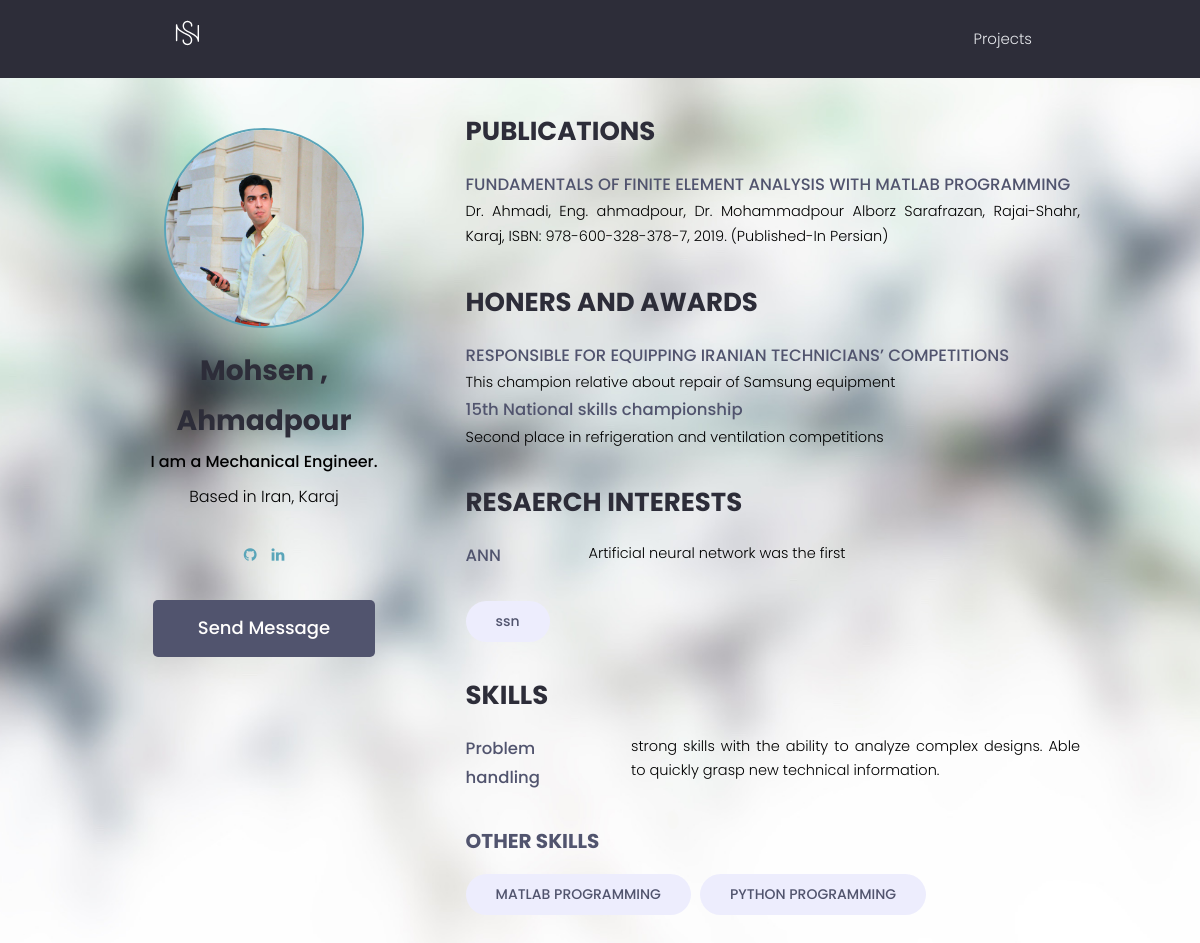
The app's page /profile/36a3f249-7480-433d-bd85-e59c68438e1b/ with its own data.
### users/models.py (models this page shows, shortened)
class Profile(models.Model):
    user = models.OneToOneField(
        User, on_delete=models.CASCADE, null=True, blank=True)
    name = models.CharField(max_length=200, blank=True, null=True)
    surname = models.CharField(max_length=200, blank=True, null=True)
    email = models.EmailField(max_length=500, blank=True, null=True)
    username = models.CharField(max_length=200, blank=True, null=True)
    location = models.CharField(max_length=200, blank=True, null=True)
    short_intro = models.CharField(max_length=200, blank=True, null=True)
    bio = models.TextField(blank=True, null=True)
    profile_image = models.ImageField(
        null=True, blank=True, upload_to='profiles/', default="profiles/user-default.png")
    social_github = models.CharField(max_length=200, blank=True, null=True)
    social_linkedin = models.CharField(max_length=200, blank=True, null=True)
    social_youtube = models.CharField(max_length=200, blank=True, null=True)
    created = models.DateTimeField(auto_now_add=True)
    id = models.UUIDField(default=uuid.uuid4, unique=True,
                          primary_key=True, editable=False)
    class Meta:
        ordering = ['created']
    @property
    def imageURL(self):
        try:
            url = self.profile_image.url
        except:
            url = ''
        return url

class Publication(models.Model):
    owner = models.ForeignKey(
        Profile, on_delete=models.CASCADE, null=True, blank=True)
    name = models.CharField(max_length=200, blank=True, null=True)
    description = models.TextField(null=True, blank=True)
    created = models.DateTimeField(auto_now_add=True)
    id = models.UUIDField(default=uuid.uuid4, unique=True,
                          primary_key=True, editable=False)

class HonersAndAwards(models.Model):
    owner = models.ForeignKey(
        Profile, on_delete=models.CASCADE, null=True, blank=True)
    name = models.CharField(max_length=200, blank=True, null=True)
    description = models.TextField(null=True, blank=True)
    created = models.DateTimeField(auto_now_add=True)
    id = models.UUIDField(default=uuid.uuid4, unique=True,
                          primary_key=True, editable=False)

class ResearchInterests(models.Model):
    owner = models.ForeignKey(
        Profile, on_delete=models.CASCADE, null=True, blank=True)
    name = models.CharField(max_length=200, blank=True, null=True)
    description = models.TextField(null=True, blank=True)
    created = models.DateTimeField(auto_now_add=True)
    id = models.UUIDField(default=uuid.uuid4, unique=True,
                          primary_key=True, editable=False)
    def __str__(self):
        return str(self.name)

class Skill(models.Model):
    owner = models.ForeignKey(
        Profile, on_delete=models.CASCADE, null=True, blank=True)
    name = models.CharField(max_length=200, blank=True, null=True)
    description = models.TextField(null=True, blank=True)
    created = models.DateTimeField(auto_now_add=True)
    id = models.UUIDField(default=uuid.uuid4, unique=True,
                          primary_key=True, editable=False)
    def __str__(self):
        return str(self.name)

### users/views.py (the view)
# urls.py: path('profile/<str:pk>/', views.userProfile, name="user-profile"),
def userProfile(request, pk):
    profile = Profile.objects.get(id=pk)
    publication = profile.publication_set.all()
    honersandawards = profile.honersandawards_set.all()
    research_interests = profile.researchinterests_set.exclude(description__exact="")
    other_research_interests = profile.researchinterests_set.filter(description="")
    topSkills = profile.skill_set.exclude(description__exact="")
    otherSkills = profile.skill_set.filter(description="")
    context = {'profile': profile, 'publication':publication,
    'honersandawards':honersandawards, 'research_interests':research_interests, 'other_research_interests':other_research_interests,
    'topSkills': topSkills, "otherSkills": otherSkills}
    return render(request, 'users/user-profile.html', context)

### users/templates/users/user-profile.html
{% extends 'main.html' %}
{% block content %}
<main class="profile my-md">
    <div class="container">
        <div class="layout">
            <div class="column column--1of3">
                <div class=" text-center">
                    <div class="card__body dev">
                        <img class="avatar avatar--xl" src="{{ profile.imageURL }}" />
                        <h2 class="dev__name">{{profile.name}} , {{profile.surname}}</h2>
                        <p class="dev__title">{{profile.short_intro}}</p>
                        <p class="dev__location">Based in {{profile.location}}</p>
                        <ul class="dev__social">
                            {% if profile.social_github %}
                            <li>
                                <a title="Github" href="{{profile.social_github}}" target="_blank"><i class="fa fa-github"></i></a>
                            </li>
                            {% endif %}
                            {% if profile.social_linkedin %}
                            <li>
                                <a title="LinkedIn" href="{{profile.social_linkedin}}" target="_blank"><i class="fa fa-linkedin"></i></a>
                            </li>
                            {% endif %}
                        </ul>
                        {% if request.user.profile.id != profile.id %}
                        <a href="{% url 'create-message' profile.id %}" class="btn btn--sub btn--lg">Send Message </a>
                        {% endif %}
                    </div>
                </div>
            </div>
            <div class="column column--2of3">
                <div class="devInfo">
                    <h3 class="devInfo__title">Publications</h3>
                        {% for publication in publication %}
                            <h4 class="devSkill__title">{{publication.name}}</h4>
                            <p class="devSkill__info">{{publication.description}}</p>
                        {% endfor %}
                </div>
                <div class="devInfo">
                    <h3 class="devInfo__title">Honers and Awards</h3>
                    {% for honersandaward in honersandawards %}
                        <div class="">
                            <h4 class="devSkill__title">{{honersandaward.name}}</h4>
                            <p class="devSkill__info">{{honersandaward.description}}</p>
                        </div>
                    {% endfor %}
                </div>
                <div class="devInfo">
                    <h3 class="devInfo__title">Resaerch interests</h3>
                    <div class="devInfo__skills">
                        {% for research_interest in research_interests %}
                        <div class="devSkill">
                            <h4 class="devSkill__title">{{research_interest.name}}</h4>
                            <p class="devSkill__info">{{research_interest.description}}</p>
                        </div>
                        {% endfor %}
                        <div class="devInfo__otherSkills">
                            {% for research_interest in other_research_interests %}
                            <span class="tag tag--pill tag--sub tag--lg">
                                <small>{{research_interest}}</small>
                            </span>
                            {% endfor %}
                        </div>
                    </div>
                </div>
                <div class="devInfo">
                    <h3 class="devInfo__title">Skills</h3>
                    <div class="devInfo__skills">
                        {% for skill in topSkills %}
                        <div class="devSkill">
                            <h4 class="devSkill__title">{{skill.name}}</h4>
                            <p class="devSkill__info">{{skill.description}}</p>
                        </div>
                        {% endfor %}
                        <h3 class="devInfo__subtitle">Other Skills</h3>
                        <div class="devInfo__otherSkills">
                            {% for skill in otherSkills %}
                            <span class="tag tag--pill tag--sub tag--lg">
                                <small>{{skill}}</small>
                            </span>
                            {% endfor %}
                        </div>
                    </div>
                </div>
            </div>
        </div>
    </div>
</main>
{% endblock content %}

### static/styles/app.css (style rules this page uses)
:root { --color-sub: #2d2d39; }
.btn--sub { background-color: var(--color-sub-light); }
img { width: 100%; }
.dev__name { color: var(--color-sub); font-size: 2.8rem; font-weight: 700; margin-top: 1rem; margin-bottom: 0.5rem; }
.dev__title { font-size: 1.6rem; font-weight: 500; line-height: 1.3; }
.dev__location { margin-top: 1rem; }
.dev__social { margin: 3rem 0; list-style: none; display: flex; justify-content: center; gap: 1.5rem; }
.devInfo { margin-bottom: 3rem; }
.devInfo__title, .devInfo__subtitle { font-size: 2.6rem; color: var(--color-sub); text-transform: uppercase; font-weight: 700; margin-bottom: 1.5rem; }
.devInfo__subtitle { font-size: 2rem; color: var(--color-sub-light); }
.devInfo__about, .devSkill__info { font-size: 1.45rem; line-height: 1.7; text-align: justify; }
.devSkill { margin-bottom: 3rem; }
.devSkill__title { font-size: 1.65rem; font-weight: 500; color: var(--color-sub-light); }
@media screen and (min-width: 700px) { .devSkill { display: flex; justify-content: space-between; gap: 3rem; } }
@media screen and (min-width: 700px) { .devSkill__info { flex-basis: 80%; } }

### static/styles/style.css (style rules this page uses)
@media only screen and (max-device-width: 1600px) { .bgimg { background-attachment: scroll;min-height: 400px; } }
body, html { height: 100%;color: #777;line-height: 1.8; }
.bgimg { background-attachment: fixed; background-position: center; background-repeat: no-repeat;background-size: cover; }
.bgimg-1 { background-image: url('/static/images/background/blurspickingneuralnetwork.jpeg');min-height: 100%; }

### static/uikit/styles/modules/_variables.css (style rules this page uses)
:root { --color-main: #5aa5b9; --color-main-light: #e6faff; --color-sub: #3f4156; --color-sub-light: #51546e; --color-sub-lighter: #ededfd; --color-text: #000; --color-gray: #8b8b8b; --color-light: #e5e7eb; --color-light-gray: #767676; --color-bg: #f8fafd; --color-white: #fffefd; --color-white-light: #f3f3f3; --color-success: #359e64; --color-success-bg: #def8e8; --color-error: #fc4b0b; --color-error-bg: #fff2ee; --font-base: 'Poppins', arial, helvetica, 'Segoe UI', roboto, ubuntu, sans-serif; --font-monospace: 'Fira Code', 'Courier New', courier, monospace; --font-regular: 300; --font-medium: 500; --font-bold: 700; --generic-shadow: 1px 1px 5px #00000010; --generic-transition: all 0.3s ease-in-out; }

### static/uikit/styles/modules/_base.css (style rules this page uses)
* { margin: 0; padding: 0; box-sizing: border-box; text-rendering: optimizeLegibility; color: inherit; font-size: inherit; }
html { font-size: 50%; }
@media only screen and (min-width: 480px) { html { font-size: 56.25%; } }
@media only screen and (min-width: 1200px) { html { font-size: 62.5%; } }
body { line-height: 1.6; font-weight: 400; font-size: 1.5rem; color: var(--color-text); background-color: var(--color-bg); min-height: 100vh; }

### static/uikit/styles/modules/_typography.css (style rules this page uses)
* { font-family: var(--font-base); }
h2 { font-size: 3.6rem; font-weight: var(--font-bold); }
h3 { font-size: 3.2rem; font-weight: var(--font-medium); }
h4 { font-size: 2.8rem; font-weight: var(--font-medium); }
p, span, strong { font-size: 1.6rem; color: var(--color-text); font-weight: var(--font-regular); }
a { padding-bottom: 2px; text-decoration: none; display: inline-block; color: var(--color-main); font-weight: var(--font-medium); }

### static/uikit/styles/modules/_utilities.css (style rules this page uses)
.container { width: 92%; max-width: 165rem; margin: 0 auto; box-sizing: border-box; }
@media screen and (min-width: 1000px) { .container { width: 90%; } }
@media screen and (min-width: 1200px) { .container { width: 80%; } }
.text-center { text-align: center; }
.my-md { margin: 3rem auto; }

### static/uikit/styles/modules/_avatar.css (style rules this page uses)
.avatar { border-radius: 50%; border: 2px solid var(--color-main); object-fit: cover; }
.avatar--xl { height: 20rem; width: 20rem; }

### static/uikit/styles/modules/_button.css (style rules this page uses)
.btn { display: inline-block; position: relative; cursor: pointer; background-color: var(--color-light); font-weight: var(--font-medium); color: var(--color-sub); text-decoration: none; padding: 1rem 2rem; border-radius: 0.5rem; border: none; width: -webkit-fit-content; width: -moz-fit-content; width: fit-content; height: -webkit-fit-content; height: -moz-fit-content; height: fit-content; font-size: 1.6rem; outline-width: 0; outline-color: transparent; -webkit-backface-visibility: hidden; backface-visibility: hidden; transition: all 0.3s ease-in-out; }
.btn--sub { background-color: var(--color-sub); color: var(--color-white); }
.btn--lg { font-size: 1.8rem; padding: 1.2rem 4.5rem; }

### static/uikit/styles/modules/_card.css (style rules this page uses)
.card__body, .card__header { padding: 2rem 2.5rem; }

### static/uikit/styles/modules/_layout.css (style rules this page uses)
.layout { display: flex; flex-flow: row wrap; justify-content: space-between; }
.layout > .column { margin-bottom: 3rem; }
.layout > .column.column--1of3 { flex-basis: 30%; }
.layout > .column.column--2of3 { flex-basis: 64%; }

### records on screen
Profile: imageURL (picture), name "Mohsen", surname "Ahmadpour", short_intro "I am a Mechanical Engineer.", location "Iran, Karaj"
Publication: name "FUNDAMENTALS OF FINITE ELEMENT ANALYSIS WITH MATLAB PROGRAMMING", description "Dr. Ahmadi, Eng. ahmadpour, Dr. Mohammadpour Alborz Sarafrazan, Rajai-Shahr, Karaj, ISBN: 978-600-328-378-7, 2019. (Published-In Persian)"
HonersAndAwards: name "RESPONSIBLE FOR EQUIPPING IRANIAN TECHNICIANS’ COMPETITIONS", description "This champion relative about repair of Samsung equipment"
HonersAndAwards: name "15th National skills championship", description "Second place in refrigeration and ventilation competitions"
ResearchInterests: name "ANN", description "Artificial neural network was the first"
ResearchInterests: name "ssn"
Skill: name "Problem handling", description "strong skills with the ability to analyze complex designs. Able to quickly grasp new technical information."
Skill: name "MATLAB PROGRAMMING"
Skill: name "PYTHON PROGRAMMING"
